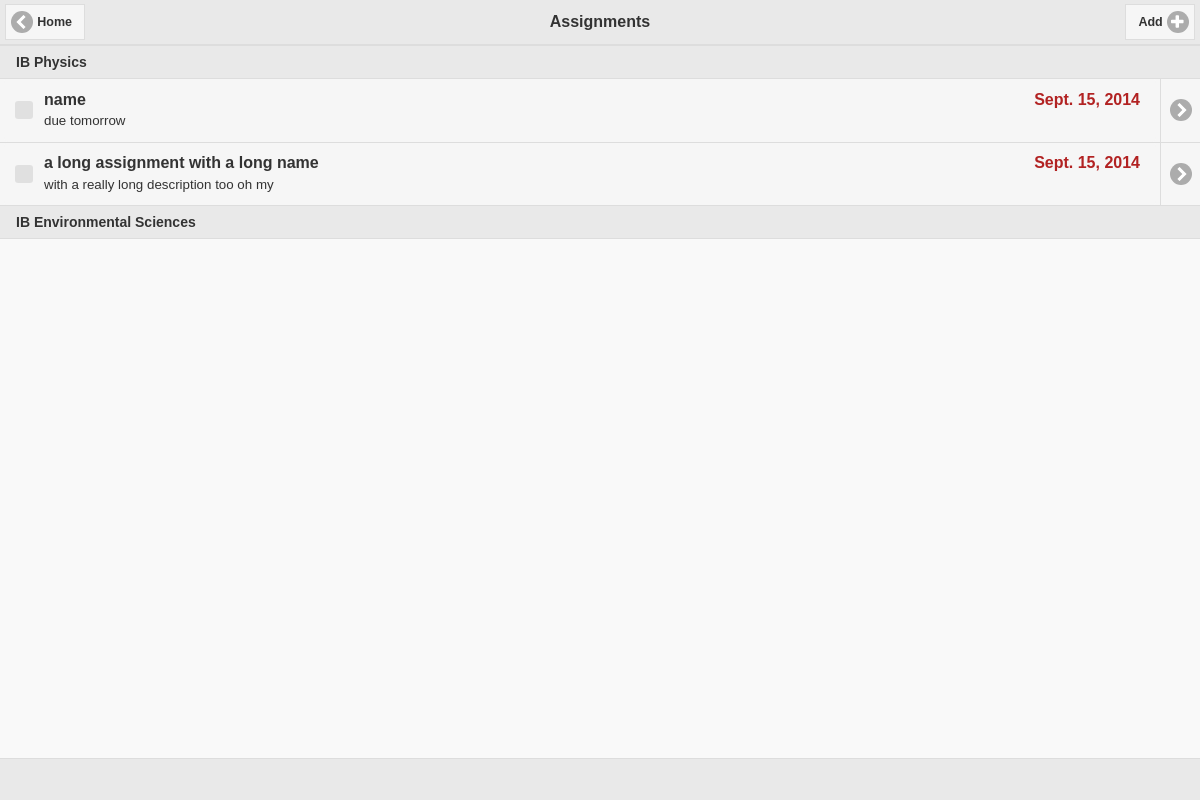
The app's page /assignments/ (signed in) with its own data.
### planda/models.py (models this page shows, shortened)
class Course(models.Model):
    user = models.ForeignKey(User)
    name = models.CharField(max_length=100)
    description = models.CharField(max_length=500, null=True)
    period = models.IntegerField(max_length=3, null=True)

class Assignment(models.Model):
    course = models.ForeignKey(Course)
    name = models.CharField(max_length=100)
    description = models.CharField(max_length=500, null=True)
    due_date = models.DateField()
    completed = models.BooleanField(default=False)

### planda/views.py (the view)
# urls.py: url(r'^assignments/$', views.assignments, name='assignments'),
@login_required
def assignments(request):
    if 'assignmentName' in request.POST:
        return assignment_add(request)
    user = request.user
    courses = Course.objects.filter(user=user).order_by('period')
    course_list = []
    for course in courses:
        assignments = Assignment.objects.filter(course=course).order_by('due_date')
        assignment_wrapper = []
        for assignment in assignments:
            overdue = (assignment.due_date < datetime.now().date()) and not assignment.completed
            if not (not overdue and assignment.due_date < datetime.now().date()):
                single_wrapper = {
                    'name': assignment.name,
                    'id': assignment.id,
                    'description': assignment.description,
                    'due_date': assignment.due_date,
                    'completed': assignment.completed,
                    'overdue': overdue
                }
                assignment_wrapper.append(single_wrapper)
        assignment_list = {
            'course_name': course.name,
            'assignments': assignment_wrapper
        }
        course_list.append(assignment_list)
    context = {
        'courses': courses,
        'course_list': course_list,
    }
    return render(request, "planda/assignments.html", context)

### planda/templates/planda/assignments.html (shortened to what this page needs)
{% extends "planda/base.html" %}
{% block page_id %}auth_home{% endblock %}
{% block header_buttons %}
    <a href="{% url 'planda:index' %}" class="ui-btn-left ui-btn ui-btn-icon-left ui-icon-carat-l" data-transition="slide" data-direction="reverse">Home</a>
    <a href="#panelAddAssignment" data-display="push" data-position="right" data-rel="panel" class="ui-btn-right ui-btn ui-btn-icon-right ui-icon-plus">Add</a>
{% endblock %}
{% block header_text %}Assignments{% endblock %}
{% block main_content %}
    <ul data-role="listview" data-split-theme="a" data-split-icon="carat-r" id="assignment-list">
    {% for course in course_list %}
    <li data-role="list-divider">{{ course.course_name }}</li>
        {% for assignment in course.assignments %}
            <li class="homework-item{% if assignment.completed %} homework-item-checked{% endif %}">
                <a href="#"><label style="border: 0px;"><input type="checkbox" id="{{ assignment.id }}" class="toggle-completed"{% if assignment.completed %} checked{% endif %}>
                <span><strong>{{ assignment.name }}</strong></span>
                <span style="float: right; {% if assignment.overdue %}color: firebrick; font-weight: bold;{% endif %}">{{ assignment.due_date }}</span>
                <br>
                <small>{{ assignment.description }}</small>
                </label>
                    </a>
                <a class="view-single-assignment" href="{% url 'planda:assignments' %}{{ assignment.id }}/" data-transition="slide">Details</a>
            </li>
        {% endfor %}
    {% endfor %}
    </ul>
{% endblock %}

### planda/static/planda/css/style.css (style rules this page uses)
.homework-item label.ui-btn { font-weight: normal; }

### records on screen
Course: course_name "IB Physics"
Assignment: name "name", due_date "Sept. 15, 2014", description "due tomorrow"
Assignment: name "a long assignment with a long name", due_date "Sept. 15, 2014", description "with a really long description too oh my"
Course: course_name "IB Environmental Sciences"
